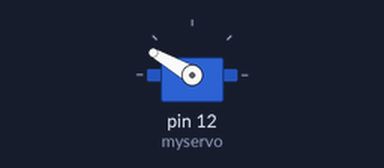
Bench run of a sketch on a simulated Arduino Uno, built with avr-gcc and run on an emulated ATmega328P. Shown: servo.

Above: at 0.05 s.
Timing chart, 0 to 4.6 s (numbered marks = the images above):
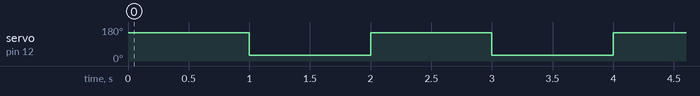

The sketch:

Servo_motor.ino
```cpp
#include <Servo.h>;

// Create servo object to control a servo
Servo myservo;
void setup() {
  myservo.attach(12);
  /* Attache the control signal of the servocto pin 12 */
}

void loop() {
  myservo.write(150);
  delay(1000);
  myservo.write(30);
  delay(1000);
}
```

Measured:
- by itself, servo on pin 12 (myservo): alternates 150° for 1.0 s and 30° for 1.0 s
